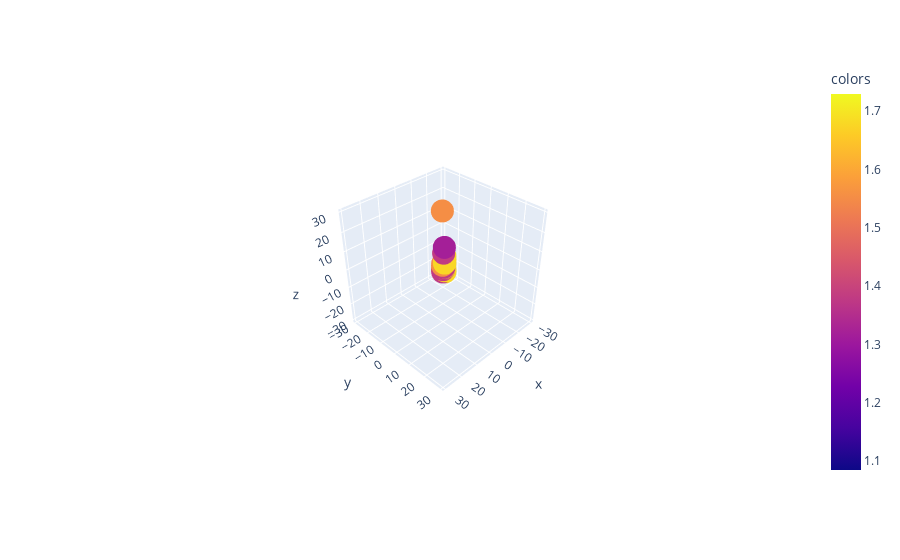

Write notebook code for a chart like this one.
### Code cell
plot_3d(projected_points, branch.branch_lengths, use_plotly=True)

### Figure 1 — Plotly figure (JSON) as saved in the notebook; plotly's stock layout.template omitted (floating-point values rounded to 4 significant figures; data arrays with more than 128 entries replaced by an {"elided": "..."} marker saying what was removed)
{"data": [{"hovertemplate": "x=%{x}<br>y=%{y}<br>z=%{z}<br>colors=%{marker.color}<extra></extra>", "legendgroup": "", "marker": {"color": {"elided": "1995 float values"}, "coloraxis": "coloraxis", "symbol": "circle"}, "mode": "markers", "name": "", "scene": "scene", "showlegend": false, "type": "scatter3d", "x": {"elided": "1995 float values"}, "y": {"elided": "1995 float values"}, "z": {"elided": "1995 float values"}}], "layout": {"autosize": true, "coloraxis": {"colorbar": {"title": {"text": "colors"}}, "colorscale": [[0, "#0d0887"], [0.1111, "#46039f"], [0.2222, "#7201a8"], [0.3333, "#9c179e"], [0.4444, "#bd3786"], [0.5556, "#d8576b"], [0.6667, "#ed7953"], [0.7778, "#fb9f3a"], [0.8889, "#fdca26"], [1, "#f0f921"]]}, "legend": {"tracegroupgap": 0}, "margin": {"t": 60}, "scene": {"aspectmode": "auto", "aspectratio": {"x": 1, "y": 1, "z": 1}, "camera": {"center": {"x": 0, "y": 0, "z": 0}, "eye": {"x": 2.143, "y": 2.143, "z": 2.143}, "projection": {"type": "perspective"}, "up": {"x": 0, "y": 0, "z": 1}}, "domain": {"x": [0, 1], "y": [0, 1]}, "xaxis": {"range": [-31.33, 31.33], "title": {"text": "x"}, "type": "linear"}, "yaxis": {"range": [-31.33, 31.33], "title": {"text": "y"}, "type": "linear"}, "zaxis": {"range": [-31.33, 31.33], "title": {"text": "z"}, "type": "linear"}}}}
